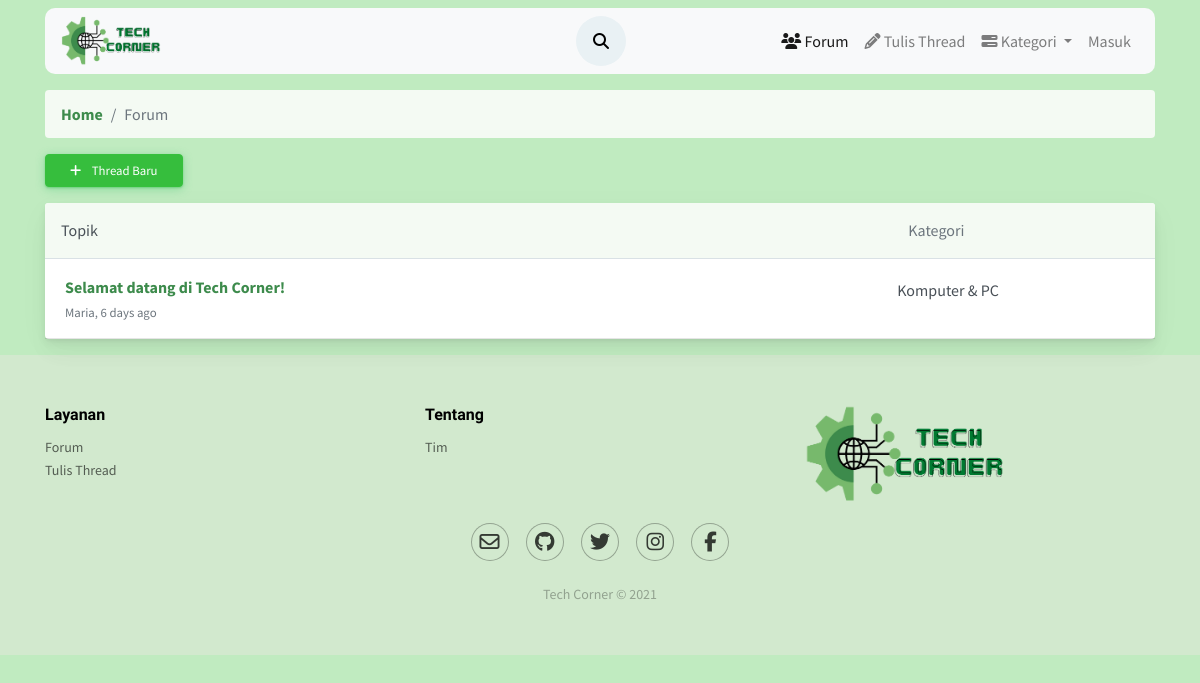
The page /forum/all.php on the database as committed earlier.
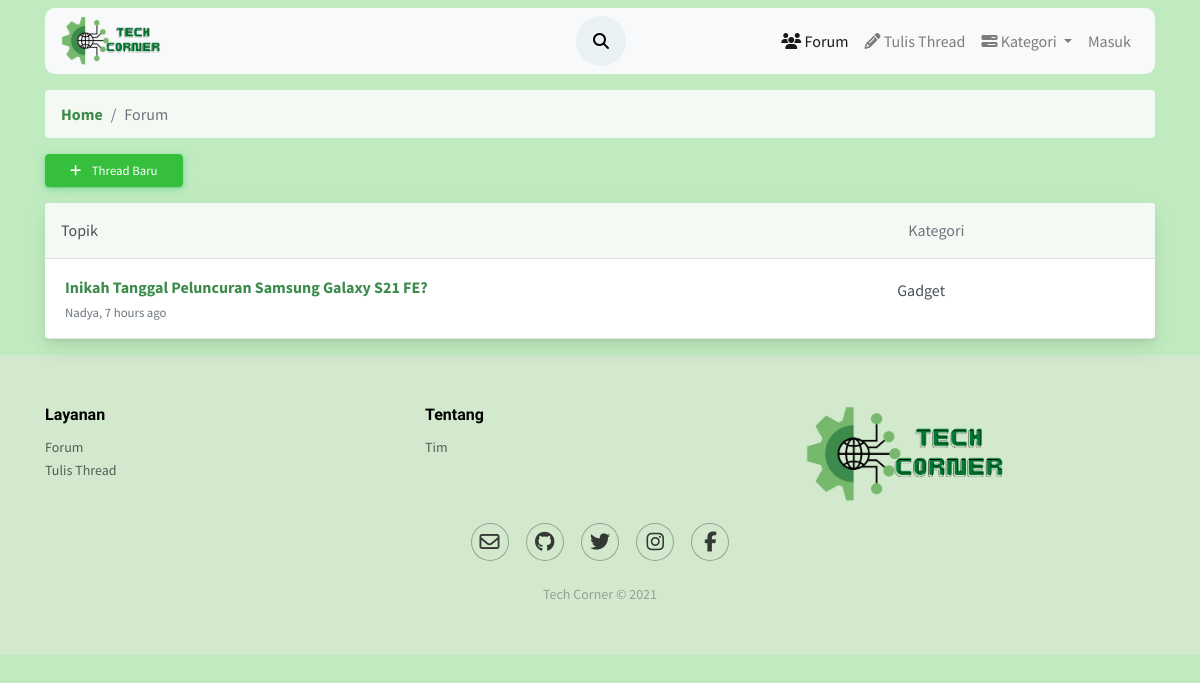
The same page on the database as committed later.
### tables this page shows
CREATE TABLE `posting` (
  `id_thread` int(50) NOT NULL,
  `user_id` int(50) NOT NULL,
  `judul` varchar(200) NOT NULL,
  `konten` text NOT NULL,
  `kategori` varchar(50) NOT NULL,
  `thumb` varchar(50) NOT NULL,
  `tanggal_posting` timestamp NOT NULL DEFAULT current_timestamp(),
  `diubah` varchar(20) DEFAULT NULL
);

CREATE TABLE `users` (
  `id_user` int(11) NOT NULL,
  `username` varchar(50) NOT NULL,
  `email` varchar(100) NOT NULL,
  `password` varchar(100) NOT NULL,
  `name` varchar(100) NOT NULL,
  `foto` varchar(50) NOT NULL,
  `level` varchar(20) NOT NULL,
  `vkey` varchar(200) NOT NULL,
  `verified` enum('0','1') NOT NULL DEFAULT '0' COMMENT '0 = not verified\r\n1 = verified\r\n',
  `created_at` timestamp(6) NOT NULL DEFAULT current_timestamp(6)
);

### forum/funct/function.php (called while the page is built, shortened)
<?php
function query($query)
{
    global $conn;
    $result=mysqli_query($conn,$query);
    $rows=[];
    while($row= mysqli_fetch_assoc($result))
    {
        $rows[]=$row;
    }
    return $rows;
}
function users($id_user)
{
     $query="SELECT * FROM users WHERE
        id_user ='$id_user';";
     return query($query);
}
function times( $time )
{
    $time_difference = time() - $time;
    $condition = array( 12 * 30 * 24 * 60 * 60 =>  'year',
                30 * 24 * 60 * 60       =>  'month',
                24 * 60 * 60            =>  'day',
                60 * 60                 =>  'hour',
                60                      =>  'minute',
                1                       =>  'second'
    );
    foreach( $condition as $secs => $str )
    {
        $d = $time_difference / $secs;
        if( $d >= 1 )
        {
            $t = round( $d );
            return  $t . ' ' . $str . ( $t > 1 ? 's' : '' ) . ' ago';
        }
    }
}
?>

### forum/all.php (the view)
<?php include('layout/header.php'); ?>
<?php include('layout/navbar.php'); ?>
<?php include('funct/function.php'); ?>
<?php
$list = query("SELECT * FROM posting ORDER BY tanggal_posting DESC");
?>
<div class="forum">
    <div class="container align-self-center">
        <nav aria-label="breadcrumb">
            <ol class="breadcrumb">
                <li class="breadcrumb-item"><a href="../index.php">Home</a></li>
                <li class="breadcrumb-item active" aria-current="page">Forum</li>
            </ol>
        </nav>
        <div class="d-flex flex-wrap justify-content-between">
            <div> <a href="buat.php"><button type="button" class="btn btn-shadow btn-wide btn-success"> <span class="btn-icon-wrapper pr-2 opacity-7"> <i class="fa fa-plus fa-w-20"></i> </span> Thread Baru </button></a> </div>
        </div>
        <div class="card mb-3 mt-3">
            <div class="card-header pl-0 pr-0">
                <div class="row no-gutters w-100 align-items-center">
                    <div class="col ml-3">Topik</div>
                    <div class="col-4 text-muted">
                        <div class="row no-gutters align-items-center">
                            <div class="col-4"></div>
                            <div class="col-8">Kategori</div>
                        </div>
                    </div>
                </div>
            </div>
            <?php foreach ($list as $data) : ?>
                <?php foreach ($res = users($data['user_id']) as $user) : ?>
                    <div class="card-body py-3">
                        <div class="row no-gutters align-items-center">
                            <div class="col"> <a href="view.php?thread=<?= $data['id_thread'] ?>" class="text-big" data-abc="true"><?= $data['judul'] ?></a>
                                <div class="text-muted small mt-1"><?= $user['username'] ?>, <?= times(strtotime($data['tanggal_posting'])) ?> <a href="javascript:void(0)" class="text-muted" data-abc="true"></a></div>
                            </div>
                            <div class="d-none d-md-block col-4">
                                <div class="row no-gutters align-items-center">
                                    <div class="col-4"></div>
                                    <div class="media col-8 align-items-center">
                                        <p><?= $data['kategori'] ?></p>
                                    </div>
                                </div>
                            </div>
                        </div>
                    </div>
                    <hr class="m-0">
                <?php endforeach; ?>
            <?php endforeach; ?>
        </div>
    </div>
</div>
<?php include('layout/footer.php'); ?>

Rows that differ between the two databases and show on the page:
removed posting: judul "Selamat datang di Tech Corner!", tanggal_posting "6 days ago", kategori "Komputer & PC"
no longer on this page (row unchanged): users: username "Maria"
added posting: judul "Inikah Tanggal Peluncuran Samsung Galaxy S21 FE?", tanggal_posting "7 hours ago", kategori "Gadget"
now on this page (row unchanged): users: username "Nadya"
